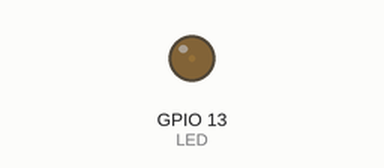
Simulated run of this sketch. Board: ESP32. On the bench: output pins drawn as LEDs (lit = HIGH).

Above: at 0.05 s.
At 0.95 s:
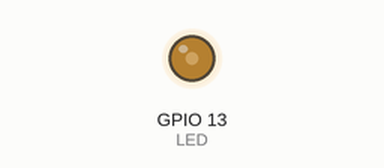
At 1.55 s:
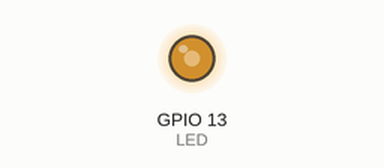
At 3.05 s:
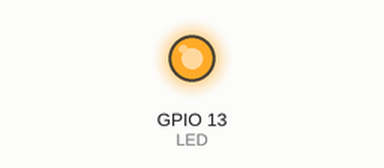
Timing chart, 0 to 7.1 s (numbered marks = the images above):
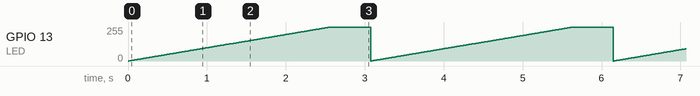

Measured:
- by itself, GPIO 13 (LED): ramps from 0/255 to 255/255 and jumps back, once every 3.1 s

The sketch:

teste_led_pwm_na_esp.ino
```cpp
#include <Wire.h>

//Fonte:  https://www.youtube.com/watch?v=vkiDhCImEtk&t=378s

  int LED = 13;
  int canal = 0;
  int resolucao = 8; // 8 bits
  int dutyCycle = 128; // 8 bits é 256 pra 100% do brilho
  int freq = 1000; // 1000 Hz
  int i;


void setup()
  {
    pinMode(LED, OUTPUT);
    ledcSetup(canal, freq, resolucao);
    ledcAttachPin(LED,canal);
    //ledcWrite(canal, dutyCycle);
  }


  void loop()
     {
   for(i = 0; i< 256; i++)
         {
    ledcWrite(canal,i);
    delay(10);
         }

         for(i = 255; i> 0; i--)
           {
         ledcWrite(canal,i);
         delay(2);
           }

     }
```
